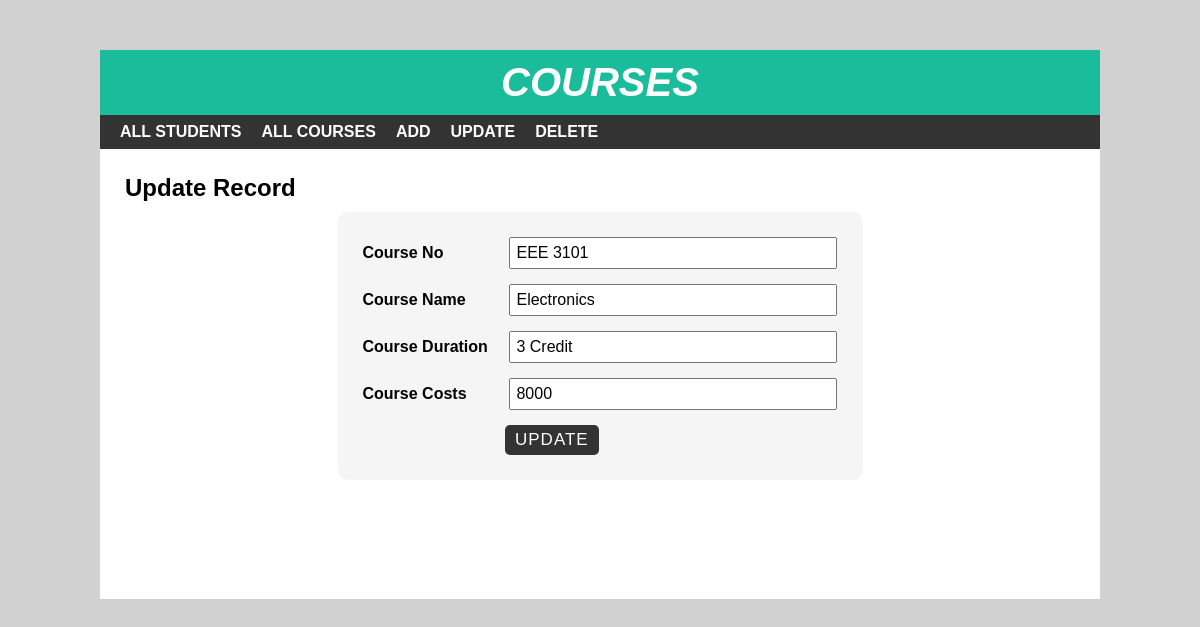
Screenshot of /student/course/edit.php?id=7 with the database file from the repository.
### tables this page shows
CREATE TABLE `course` (
  `courseid` int(11) NOT NULL,
  `course_no` varchar(15) NOT NULL,
  `course_name` varchar(30) NOT NULL,
  `course_duration` varchar(15) NOT NULL,
  `course_costs` varchar(15) NOT NULL
);

### student/course/edit.php (the view, shortened to what this page needs)
<?php include 'header.php'; ?>
<div id="main-content">
    <h2>Update Record</h2>
    <?php
      $conn=mysqli_connect("localhost","root","","studentinfo") or die("Connection Failed.");
      $courseid=$_GET['id'];
      $sql="SELECT * FROM course where courseid = {$courseid}";
      $result=mysqli_query($conn,$sql) or die("Query Unsuccesful");
      if(mysqli_num_rows($result) > 0){
        while($row=mysqli_fetch_assoc($result)){
    ?>
    <form class="post-form" action="updatedata.php" method="post">
      <div class="form-group">
          <label>Course No</label>
          <input type="text" name="course_no" value="<?php echo $row['course_no'] ;?>"/>
      </div>
      <div class="form-group">
          <label>Course Name</label>
          <input type="text" name="course_name" value="<?php echo $row['course_name'] ;?>"/>
      </div>
      <div class="form-group">
          <label>Course Duration</label>
          <input type="text" name="course_duration" value="<?php echo $row['course_duration'] ;?>"/>
      </div>
      <div class="form-group">
          <label>Course Costs</label>
          <input type="text" name="course_costs" value="<?php echo $row['course_costs'] ;?>"/>
      </div>
      <input class="submit" type="submit" value="Update"/>
    </form>
    <?php
      }
    }
    ?>
</div>
</div>
</body>
</html>

### student/course/css/style.css (style rules this page uses)
body { font:16px arial; margin: 0; padding: 0; background: #d1d1d1; }
#main-content { padding: 25px; min-height: 400px; }
#main-content h2 { margin: 0 0 10px; text-transform: capitalize; }
#main-content .post-form { width: 50%; padding: 25px; margin: 0 auto; background-color: #f5f5f5; border-radius: 10px; }
#main-content .post-form .form-group { margin: 0 0 15px; }
#main-content .post-form .form-group label { width: 30%; display: inline-block; font-weight: 600; }
#main-content .post-form .form-group input, #main-content .post-form .form-group select { font-size: 16px; width: 66%; display: inline-block; padding: 5px; margin: 0; }
#main-content .post-form .submit { font-size: 17px; letter-spacing: 1px; text-transform: uppercase; padding: 5px 10px; color: #fff; background-color: #333; border: none; border-radius: 5px; margin: 0 0 0 30%; cursor: pointer; transition: all 0.3s; }

### rows the page displays
course: course_no "EEE 3101", course_name "Electronics", course_duration "3 Credit", course_costs "8000"
